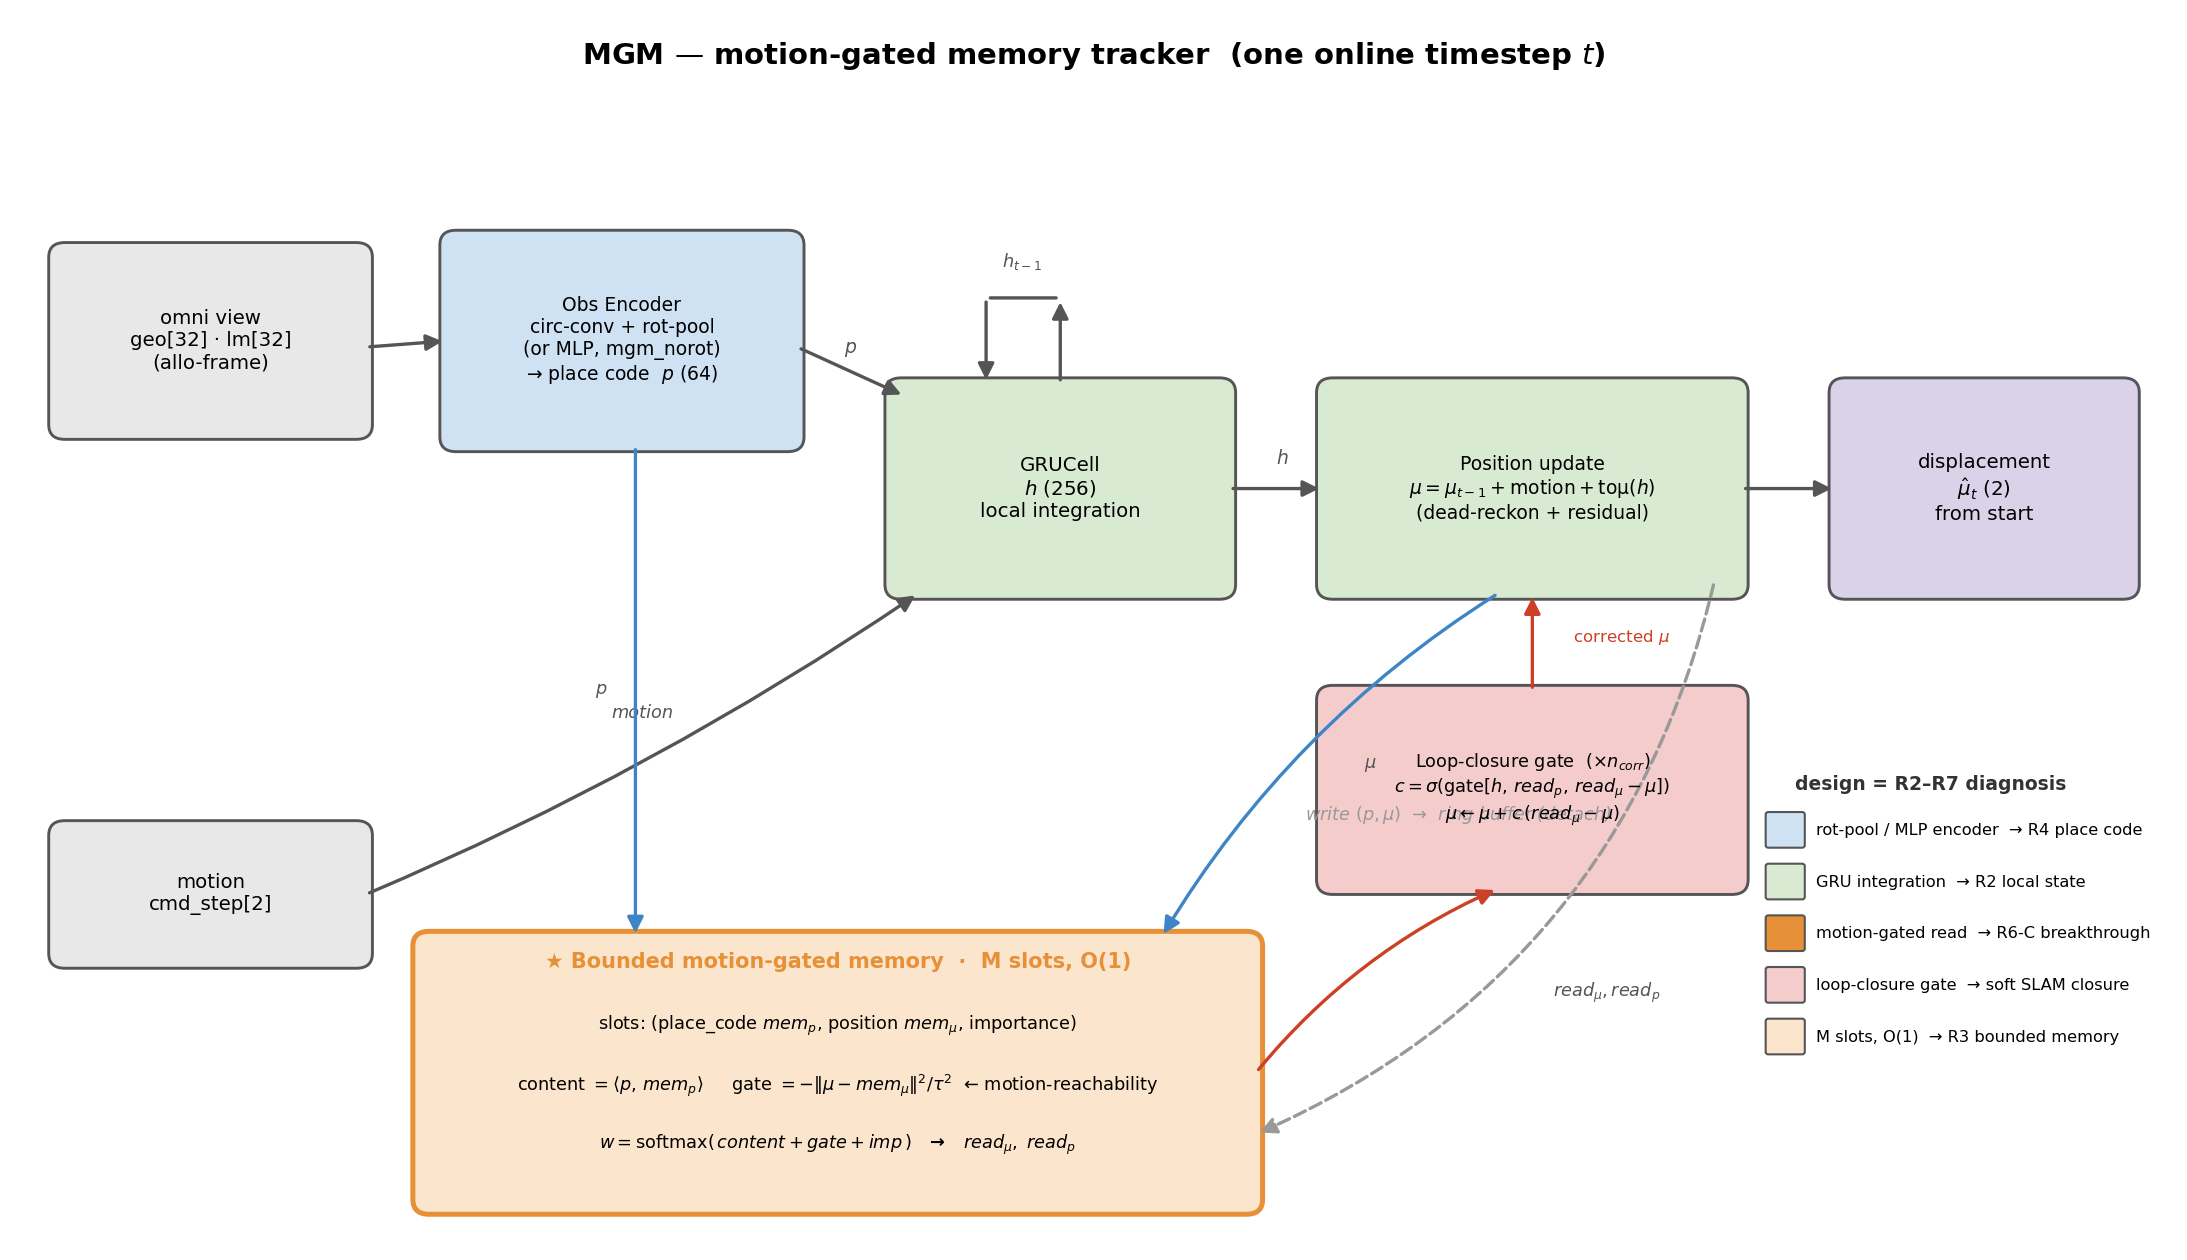

This chart was generated by the following Python code:
"""Architecture data-flow diagram for MGM (motion-gated memory tracker). Saves fig_mgm_arch.png."""
import matplotlib
matplotlib.use("Agg")
import matplotlib.pyplot as plt
from matplotlib.patches import FancyBboxPatch, FancyArrowPatch

C = dict(inp="#E8E8E8", enc="#CFE2F3", gru="#D9EAD3", mem="#FCE5CD",
         lc="#F4CCCC", out="#D9D2E9", star="#E69138")
EC = "#555555"

fig, ax = plt.subplots(figsize=(15, 8.5))
ax.set_xlim(0, 16); ax.set_ylim(0, 10); ax.axis("off")


def box(x, y, w, h, text, fc, fs=10, bold=False, ec=EC, lw=1.4):
    ax.add_patch(FancyBboxPatch((x, y), w, h, boxstyle="round,pad=0.05,rounding_size=0.12",
                                fc=fc, ec=ec, lw=lw))
    ax.text(x + w / 2, y + h / 2, text, ha="center", va="center",
            fontsize=fs, fontweight="bold" if bold else "normal", zorder=5)


def arrow(x1, y1, x2, y2, style="-|>", color=EC, lw=1.6, ls="-", rad=0.0, txt=None, tx=0, ty=0, tc=EC):
    ax.add_patch(FancyArrowPatch((x1, y1), (x2, y2), arrowstyle=style, mutation_scale=16,
                                 color=color, lw=lw, ls=ls,
                                 connectionstyle=f"arc3,rad={rad}", zorder=3))
    if txt:
        ax.text((x1 + x2) / 2 + tx, (y1 + y2) / 2 + ty, txt, fontsize=8.5, color=tc,
                ha="center", va="center", style="italic")


# ---- title
ax.text(8, 9.6, "MGM — motion-gated memory tracker  (one online timestep $t$)",
        ha="center", fontsize=14, fontweight="bold")

# ---- inputs
box(0.3, 6.6, 2.3, 1.5, "omni view\ngeo[32] · lm[32]\n(allo-frame)", C["inp"], 9.5)
box(0.3, 2.3, 2.3, 1.1, "motion\ncmd_step[2]", C["inp"], 9.5)

# ---- encoder
box(3.2, 6.5, 2.6, 1.7, "Obs Encoder\ncirc-conv + rot-pool\n(or MLP, mgm_norot)\n→ place code  $p$ (64)",
    C["enc"], 9)

# ---- GRU
box(6.5, 5.3, 2.5, 1.7, "GRUCell\n$h$ (256)\nlocal integration", C["gru"], 9.5)
# recurrence
arrow(7.75, 7.0, 7.75, 7.7, rad=0); arrow(7.2, 7.7, 7.2, 7.0, rad=0)
ax.add_patch(FancyArrowPatch((7.2, 7.7), (7.75, 7.7), arrowstyle="-", color=EC, lw=1.6))
ax.text(7.47, 7.95, "$h_{t-1}$", fontsize=8.5, ha="center", color=EC)

# ---- mu update
box(9.7, 5.3, 3.1, 1.7,
    "Position update\n$\\mu = \\mu_{t-1} + \\mathrm{motion} + \\mathrm{to\\mu}(h)$\n(dead-reckon + residual)",
    C["gru"], 9)

# ---- loop-closure gate
box(9.7, 2.9, 3.1, 1.6,
    "Loop-closure gate  (×$n_{corr}$)\n$c=\\sigma(\\mathrm{gate}[h,\\,read_p,\\,read_\\mu-\\mu])$\n"
    "$\\mu \\leftarrow \\mu + c\\,(read_\\mu - \\mu)$",
    C["lc"], 8.5)

# ---- memory module (the star)
box(3.0, 0.3, 6.2, 2.2, "", C["mem"], ec=C["star"], lw=2.4)
ax.text(6.1, 2.25, "★ Bounded motion-gated memory  ·  M slots, O(1)", ha="center",
        fontsize=10, fontweight="bold", color=C["star"])
ax.text(6.1, 1.75, "slots: (place_code $mem_p$, position $mem_\\mu$, importance)", ha="center", fontsize=8.5)
ax.text(6.1, 1.25, "content $=\\langle p,\\,mem_p\\rangle$     "
                   "gate $=-\\|\\mu-mem_\\mu\\|^2/\\tau^2$  ← motion-reachability", ha="center", fontsize=8.5)
ax.text(6.1, 0.78, "$w=\\mathrm{softmax}(\\,content + gate + imp\\,)$   →   $read_\\mu,\\ read_p$",
        ha="center", fontsize=8.5, fontweight="bold")

# ---- output
box(13.5, 5.3, 2.2, 1.7, "displacement\n$\\hat\\mu_t$ (2)\nfrom start", C["out"], 9.5)

# ---- arrows: forward path
arrow(2.6, 7.3, 3.2, 7.35)                                   # omni -> enc
arrow(5.8, 7.3, 6.6, 6.9)                                    # enc -> GRU   (p)
ax.text(6.15, 7.25, "$p$", fontsize=9, color=EC)
arrow(2.6, 2.85, 6.7, 5.3, rad=0.05, txt="motion", ty=0.25)  # motion -> GRU
arrow(9.0, 6.15, 9.7, 6.15)                                  # GRU -> mu update   (h)
ax.text(9.35, 6.35, "$h$", fontsize=9, color=EC)
arrow(12.8, 6.15, 13.5, 6.15)                                # mu update -> output

# ---- arrows: memory read/correct loop
arrow(4.6, 6.5, 4.6, 2.5, rad=0.0, color="#3d85c6", txt="$p$", tx=-0.25)        # p -> memory (content)
arrow(11.0, 5.3, 8.5, 2.5, rad=0.12, color="#3d85c6", txt="$\\mu$", tx=0.3)     # mu -> memory (gate)
arrow(9.2, 1.4, 11.0, 2.9, rad=-0.12, color="#cc4125",
      txt="$read_\\mu, read_p$", tx=1.7, ty=-0.1)                               # memory -> LC gate
arrow(11.25, 4.5, 11.25, 5.3, color="#cc4125")                                  # LC gate -> mu (corrected)
ax.text(11.55, 4.9, "corrected $\\mu$", fontsize=8, color="#cc4125", ha="left")

# ---- write-back (dashed)
arrow(12.6, 5.4, 9.2, 0.9, color="#999999", ls="--", rad=-0.25,
      txt="write $(p,\\mu)$  →  ring buffer (detach)", tx=-0.2, ty=0.35, tc="#999999")

# ---- legend of inductive biases -> diagnosis
ax.text(13.2, 3.7, "design = R2–R7 diagnosis", fontsize=9, fontweight="bold", color="#333")
for i, (t, col) in enumerate([
        ("rot-pool / MLP encoder  → R4 place code", C["enc"]),
        ("GRU integration  → R2 local state", C["gru"]),
        ("motion-gated read  → R6-C breakthrough", C["star"]),
        ("loop-closure gate  → soft SLAM closure", C["lc"]),
        ("M slots, O(1)  → R3 bounded memory", C["mem"])]):
    ax.add_patch(FancyBboxPatch((13.0, 3.25 - i * 0.42), 0.25, 0.25,
                 boxstyle="round,pad=0.02", fc=col, ec=EC, lw=1))
    ax.text(13.35, 3.37 - i * 0.42, t, fontsize=7.8, va="center")

plt.tight_layout()
plt.savefig("fig_mgm_arch.png", dpi=150, bbox_inches="tight")
print("saved fig_mgm_arch.png")
